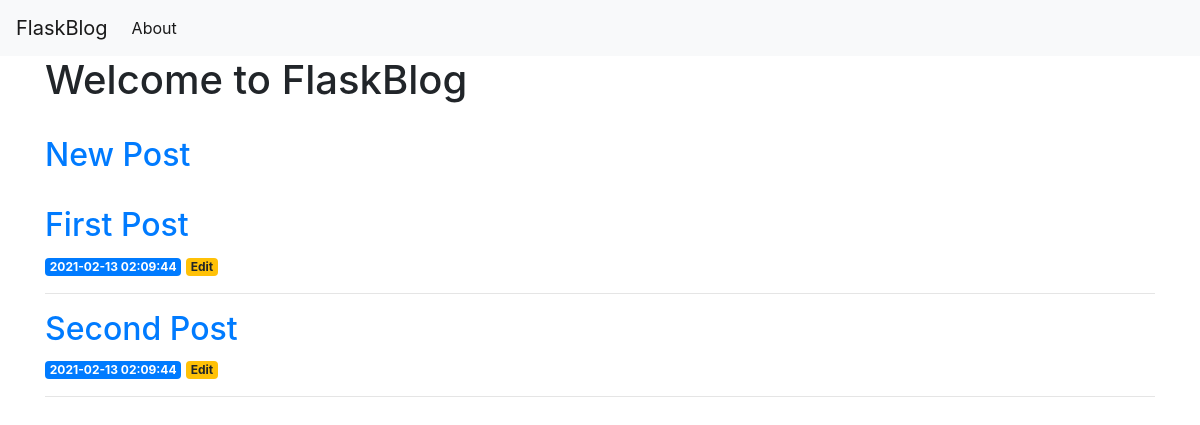
The app's page /, older data.
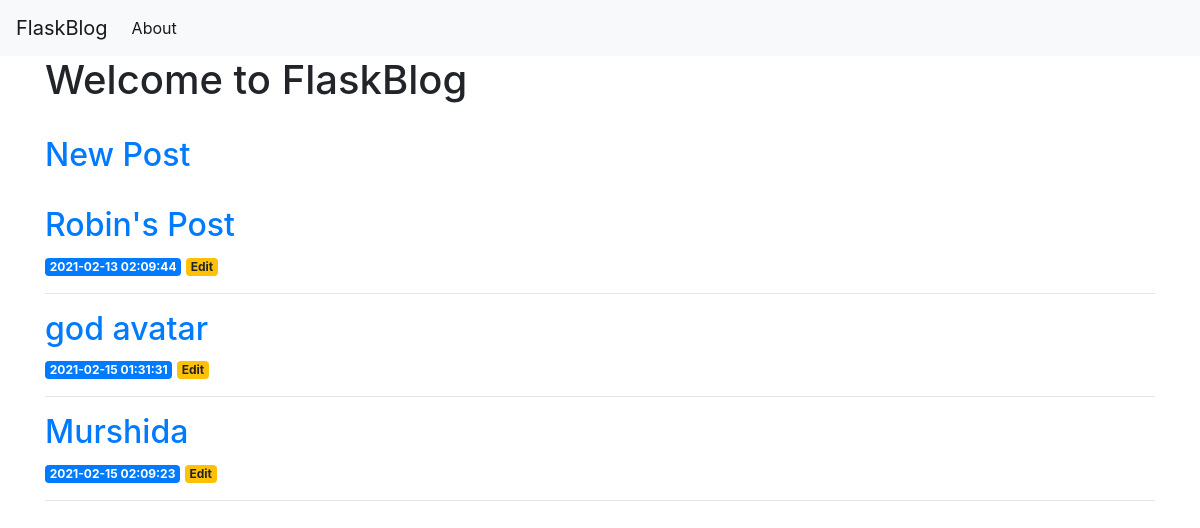
The same page, newer data.
### tables this page shows
CREATE TABLE posts (
    id INTEGER PRIMARY KEY AUTOINCREMENT,
    created TIMESTAMP NOT NULL DEFAULT CURRENT_TIMESTAMP,
    title TEXT NOT NULL,
    content TEXT NOT NULL
);

### flask_blog/app.py (the view)
@app.route('/')
def index():
    conn = get_db_connection()
    posts = conn.execute('SELECT * FROM posts').fetchall()
    conn.close()
    return render_template('index.html', posts=posts)

### flask_blog/app.py (called while the page is built)
def get_db_connection():
    conn = sqlite3.connect('database.db')
    conn.row_factory = sqlite3.Row
    return conn

### flask_blog/templates/index.html (shortened to what this page needs)
{% extends 'base.html' %}
{% block content %}
    <h1>{% block title %} Welcome to FlaskBlog {% endblock %}</h1>
    <h2>
    <a href="{{ url_for('create') }}">New Post</a>
    </h2>
   {% for post in posts %}
        <a href="{{ url_for('post', post_id=post['id']) }}">
            <h2>{{ post['title'] }}</h2>
        </a>
        <span class="badge badge-primary">{{ post['created'] }}</span>
        <a href="{{ url_for('edit', id=post['id']) }}">
            <span class="badge badge-warning">Edit</span>
        </a>
        <hr>
   {% endfor %}
{% endblock %}

### flask_blog/templates/base.html (shortened to what this page needs)
<!doctype html>
<html lang="en">
  <head>
    <link rel="stylesheet" href="https://stackpath.bootstrapcdn.com/bootstrap/4.3.1/css/bootstrap.min.css">
  </head>
  <body>
    <nav class="navbar navbar-expand-md navbar-light bg-light">
        <a class="navbar-brand" href="{{ url_for('index')}}">FlaskBlog</a>
        <div class="collapse navbar-collapse" id="navbarNav">
            <ul class="navbar-nav">
            <li class="nav-item active">
                <a class="nav-link" href="#">About</a>
            </li>
            </ul>
        </div>
    </nav>
    <div class="container">
        {% block content %} {% endblock %}
    </div>
  </body>
</html>

Row changes from the older to the newer data that the page shows:
removed posts: title "Second Post", created "2021-02-13 02:09:44"
changed posts: title "First Post" → "Robin's Post"
added posts: title "god avatar", created "2021-02-15 01:31:31"
added posts: title "Murshida", created "2021-02-15 02:09:23"
